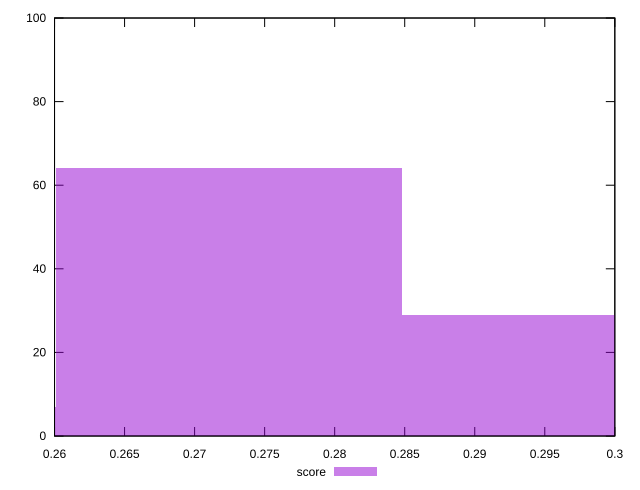

Recreate this plot in gnuplot.
reset

$score <<EOF
0.24768676443809323 7
0.27245544088190254 64
0.29722411732571186 29
EOF

set key outside below
set boxwidth 0.024768676443809323
set xrange [0.26:0.3]
set yrange [0:100]
set trange [0:100]
set style fill transparent solid 0.5 noborder
set terminal svg size 640, 490 enhanced background rgb 'white'
set output "report_00019_2021-02-10T18-14-37.922Z//uses-text-compression/samples/pages+cached+noadtech/score/histogram.svg"

plot $score title "score" with boxes

reset
